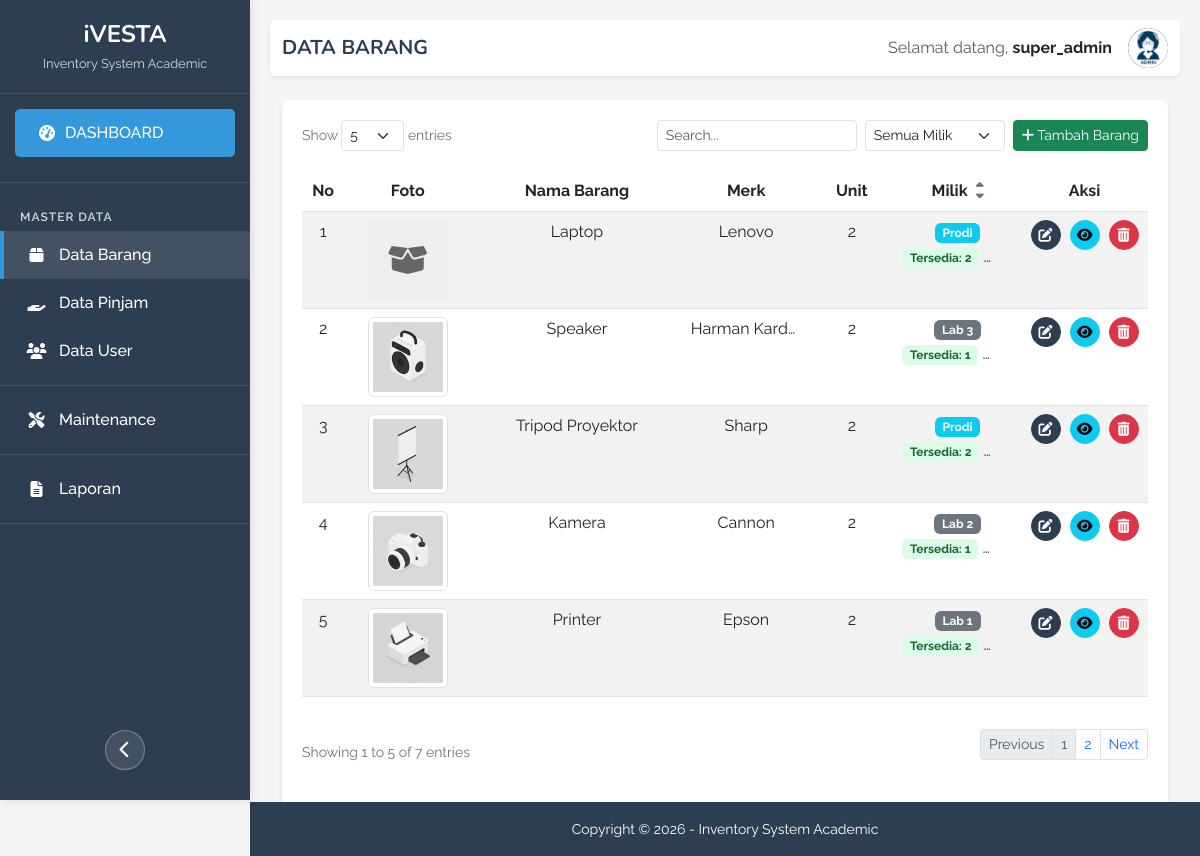
Page /admin/masterData/dataBarang.php (signed in) on the committed database.
### tables this page shows
CREATE TABLE `t_barang` (
  `id_barang` int(11) NOT NULL,
  `nama_barang` varchar(100) NOT NULL,
  `merk` varchar(50) NOT NULL,
  `unit` int(11) NOT NULL DEFAULT 1,
  `foto_barang` varchar(100) DEFAULT NULL,
  `tanggal_input` timestamp NOT NULL DEFAULT current_timestamp(),
  `milik` enum('Prodi','Lab','Lab 1','Lab 2','Lab 3') NOT NULL DEFAULT 'Prodi'
);

### admin/masterData/dataBarang.php (the view, shortened to what this page needs)
<?php
require "../../koneksi.php";
$entries_per_page = isset($_GET['entries']) ? (int) $_GET['entries'] : 5;
$current_page = isset($_GET['page']) ? (int) $_GET['page'] : 1;
$offset = ($current_page - 1) * $entries_per_page;
$search = isset($_GET['search']) ? mysqli_real_escape_string($conn, $_GET['search']) : '';
$search_condition = $search ? "WHERE nama_barang LIKE '%$search%' OR merk LIKE '%$search%'" : '';
$milik_filter = isset($_GET['milik']) ? mysqli_real_escape_string($conn, $_GET['milik']) : '';
$milik_condition = $milik_filter ? ($search_condition ? " AND " : "WHERE ") . "milik = '$milik_filter'" : '';
$combined_condition = $search_condition . $milik_condition;
$total_query = "SELECT COUNT(*) AS total FROM t_barang $combined_condition";
$total_result = mysqli_query($conn, $total_query);
$total_rows = mysqli_fetch_assoc($total_result)['total'];
$total_pages = ceil($total_rows / $entries_per_page);
$range = 2;
$start_page = max(1, $current_page - $range);
$end_page = min($total_pages, $current_page + $range);
$sort_column = isset($_GET['sort']) ? mysqli_real_escape_string($conn, $_GET['sort']) : 'id_barang';
$sort_order = isset($_GET['order']) ? mysqli_real_escape_string($conn, $_GET['order']) : 'DESC';
$sort_order = $sort_order === 'ASC' ? 'ASC' : 'DESC';
$query = "SELECT b.*,
             (SELECT COUNT(*) FROM t_barang_detail d
              WHERE d.id_barang = b.id_barang
              AND d.status = 'Tersedia'
              AND NOT EXISTS (
                  SELECT 1 FROM t_pinjam p
                  WHERE p.id_detail = d.id_detail
                  AND p.status_peminjaman IN ('Dipinjam', 'Menunggu Verifikasi', 'Dibooking')
              )) as tersedia,
             (SELECT COUNT(*) FROM t_barang_detail d
              WHERE d.id_barang = b.id_barang
              AND d.status = 'Dibooking') as dibooking,
             (SELECT COUNT(*) FROM t_barang_detail d WHERE d.id_barang = b.id_barang) as total
          FROM t_barang b
          $combined_condition ORDER BY $sort_column $sort_order LIMIT $offset, $entries_per_page";
$resultBarang = mysqli_query($conn, $query);
?>
<!DOCTYPE html>
<html lang="en">
<head>
    <link href="https://cdn.jsdelivr.net/npm/bootstrap@5.3.0/dist/css/bootstrap.min.css" rel="stylesheet">
    <link rel="stylesheet" href="https://cdnjs.cloudflare.com/ajax/libs/font-awesome/6.4.0/css/all.min.css">
    <link rel="stylesheet" href="../../assets/css/style.css">
</head>
<body>
    <div class="sidebar" id="sidebar">
        <div class="sidebar-header">
            <h4>iVESTA</h4>
            <p>Inventory System Academic</p>
        </div>
        <div class="sidebar-menu">
            <a href="/ivesta/admin/index.php" class="dashboard-btn">
                <i class="fas fa-tachometer-alt"></i>
                <span>DASHBOARD</span>
            </a>
            <div class="menu-divider"></div>
            <div class="menu-title">
                <span>MASTER DATA</span>
            </div>
            <a href="#" class="active">
                <i class="fas fa-box menu-icon"></i>
                <span>Data Barang</span>
            </a>
            <a href="dataPinjam.php">
                <i class="fas fa-hand-holding menu-icon"></i>
                <span>Data Pinjam</span>
            </a>
            <a href="dataUser.php">
                <i class="fas fa-users menu-icon"></i>
                <span>Data User</span>
            </a>
            <div class="menu-divider"></div>
            <a href="Maintenance.php">
                <i class="fas fa-tools menu-icon"></i>
                <span>Maintenance</span>
            </a>
            <div class="menu-divider"></div>
            <a href="Laporan.php">
                <i class="fas fa-file-alt menu-icon"></i>
                <span>Laporan</span>
            </a>
            <div class="menu-divider"></div>
            <div class="toggle-container">
                <button class="toggle-sidebar" id="toggleSidebar" title="Toggle Sidebar">
                    <i class="fas fa-chevron-left"></i>
                </button>
            </div>
        </div>
    </div>
    <div class="main-content" id="mainContent">
        <nav class="navbar navbar-expand-lg navbar-light bg-white mb-4 rounded shadow-sm">
            <div class="container-fluid">
                <span class="navbar-brand">DATA BARANG</span>
                <div class="d-flex align-items-center position-relative">
                    <div class="me-3">
                        <span class="text-muted">Selamat datang,</span>
                        <span class="fw-bold"><?= htmlspecialchars($_SESSION['fullName']) ?></span>
                    </div>
                    <div class="user-profile" id="userProfile"
                        style="overflow: hidden; border-radius: 50%; width: 40px; height: 40px; text-align: center; line-height: 40px; font-weight: bold; color: white; background: #6c757d; cursor: pointer;">
                        <?php
                        $foto = $_SESSION['fotoP'] ?? '';
                        $fotoPath = realpath(__DIR__ . '/../../assets/profiles/' . $foto);
                        if ($foto && file_exists($fotoPath) && is_file($fotoPath)) {
                            echo '<img src="../../assets/profiles/' . htmlspecialchars($foto) . '" alt="Foto Profil" style="width: 100%; height: 100%; object-fit: cover;">';
                        } else {
                            echo strtoupper(substr($_SESSION['fullName'], 0, 1));
                        }
                        ?>
                    </div>
                </div>
            </div>
        </nav>
        <div class="container-fluid">
            <div class="table-container">
                <div class="table-header">
                    <div class="entries-info">
                        Show
                        <select class="form-select form-select-sm d-inline-block w-auto" id="entriesPerPage">
                            <option value="5" <?= $entries_per_page == 5 ? 'selected' : '' ?>>5</option>
                        </select>
                        entries
                    </div>
                    <div class="d-flex">
                        <div class="search-box me-2">
                            <form method="get" class="d-flex" id="searchForm">
                                <input type="text" name="search" class="form-control form-control-sm"
                                    placeholder="Search..." value="<?= htmlspecialchars($search) ?>" id="searchInput"
                                    autocomplete="off">
                            </form>
                        </div>
                        <div class="filter-box me-2">
                            <select class="form-select form-select-sm filter-select" name="milik" id="milikFilter"
                                style="min-width: 140px;">
                                <option value="">Semua Milik</option>
                            </select>
                        </div>
                        <button class="btn btn-success btn-sm" data-bs-toggle="modal"
                            data-bs-target="#tambahBarangModal">
                            <i class="fas fa-plus"></i> Tambah Barang
                        </button>
                    </div>
                </div>
                <div class="table-responsive">
                    <table class="table table-striped table-hover table-fixed">
                        <thead>
                            <tr>
                                <th style="width: 5%" class="text-center">No</th>
                                <th style="width: 15%" class="text-center">Foto</th>
                                <th style="width: 25%" class="text-center">Nama Barang</th>
                                <th style="width: 15%" class="text-center">Merk</th>
                                <th style="width: 10%" class="text-center">Unit</th>
                                <th style="width: 15%" class="text-center">
                                    <div class="d-flex align-items-center justify-content-center">
                                        Milik
                                        <div class="sort-arrows ms-2" data-column="milik">
                                            <i class="fas fa-caret-up sort-asc" title="Sort Ascending"></i>
                                            <i class="fas fa-caret-down sort-desc" title="Sort Descending"></i>
                                        </div>
                                    </div>
                                </th>
                                <th style="width: 15%" class="text-center">Aksi</th>
                            </tr>
                        </thead>
                        <tbody>
                            <?php if (mysqli_num_rows($resultBarang) > 0): ?>
                                <?php
                                $no = $offset + 1;
                                while ($row = mysqli_fetch_assoc($resultBarang)):
                                    $tersedia = $row['tersedia'] ?? 0;
                                    $total = $row['total'] ?? 0;
                                    ?>
                                    <tr>
                                        <td class="text-center"><?= $no ?></td>
                                        <td class="text-center">
                                            <?php if (!empty($row['foto_barang'])): ?>
                                                <img src="../../assets/barang/<?= htmlspecialchars($row['foto_barang']) ?>"
                                                    alt="Foto Barang" class="img-thumbnail mx-auto d-block"
                                                    style="width:80px;height:80px;object-fit:cover;">
                                            <?php else: ?>
                                                <div class="mx-auto"
                                                    style="width:80px;height:80px;border-radius:4px;background:#eee;display:flex;align-items:center;justify-content:center;color:#666;">
                                                    <i class="fas fa-box-open fa-2x"></i>
                                                </div>
                                            <?php endif; ?>
                                        </td>
                                        <td class="text-center"><?= htmlspecialchars($row['nama_barang']) ?></td>
                                        <td class="text-center"><?= htmlspecialchars($row['merk']) ?></td>
                                        <td class="text-center"><?= htmlspecialchars($row['unit']) ?></td>
                                        <td class="text-center">
                                            <?php
                                            $badgeClass = $row['milik'] === 'Prodi' ? 'bg-info' : 'bg-secondary';
                                            ?>
                                            <span class="badge <?= $badgeClass ?>">
                                                <?= htmlspecialchars($row['milik']) ?>
                                            </span>
                                            <br>
                                            <span class="badge bg-success mt-1">Tersedia: <?= $tersedia ?></span>
                                            <span class="badge bg-secondary mt-1">Total: <?= $total ?></span>
                                        </td>
                                        <td class="text-center">
                                            <div class="action-buttons justify-content-center">
                                                <button class="btn btn-primary btn-sm btn-action me-1" title="Edit"
                                                    data-bs-toggle="modal" data-bs-target="#editBarangModal"
                                                    data-id="<?= $row['id_barang'] ?>">
                                                    <i class="fas fa-edit"></i>
                                                </button>
                                                <button class="btn btn-info btn-sm btn-action me-1" title="Detail"
                                                    data-bs-toggle="modal" data-bs-target="#detailBarangModal"
                                                    data-id="<?= $row['id_barang'] ?>">
                                                    <i class="fas fa-eye"></i>
                                                </button>
                                                <a href="?delete=<?= $row['id_barang'] ?>"
                                                    class="btn btn-danger btn-sm btn-action" title="Hapus"
                                                    onclick="return confirm('Apakah Anda yakin ingin menghapus barang ini?')">
                                                    <i class="fas fa-trash-alt"></i>
                                                </a>
                                            </div>
                                        </td>
                                    </tr>
                                    <?php
                                    $no++;
                                endwhile;
                            else:
                                ?>
                                <tr>
                                    <td colspan="7" class="text-center py-4">Tidak ada data barang</td>
                                </tr>
                            <?php endif; ?>
                        </tbody>
                    </table>
                </div>
                <div class="table-footer d-flex justify-content-between align-items-center mt-3">
                    <div class="entries-info">
                        Showing <?= $offset + 1 ?> to <?= min($offset + $entries_per_page, $total_rows) ?> of
                        <?= $total_rows ?> entries
                    </div>
                    <nav>
                        <ul class="pagination pagination-sm">
                            <li class="page-item <?= $current_page <= 1 ? 'disabled' : '' ?>">
                                <a class="page-link"
                                    href="?page=<?= $current_page - 1 ?>&search=<?= urlencode($search) ?>&milik=<?= urlencode($milik_filter) ?>&entries=<?= $entries_per_page ?>">Previous</a>
                            </li>
                            <?php for ($i = $start_page; $i <= $end_page; $i++): ?>
                                <li class="page-item <?= $i == $current_page ? 'disabled' : '' ?>">
                                    <a class="page-link"
                                        href="?page=<?= $i ?>&search=<?= urlencode($search) ?>&milik=<?= urlencode($milik_filter) ?>&entries=<?= $entries_per_page ?>"><?= $i ?></a>
                                </li>
                            <?php endfor; ?>
                            <li class="page-item <?= $current_page >= $total_pages ? 'disabled' : '' ?>">
                                <a class="page-link"
                                    href="?page=<?= $current_page + 1 ?>&search=<?= urlencode($search) ?>&milik=<?= urlencode($milik_filter) ?>&entries=<?= $entries_per_page ?>">Next</a>
                            </li>
                        </ul>
                    </nav>
                </div>
            </div>
        </div>
    </div>
    <div class="footer" id="footer">
        <small>Copyright &copy; <?= date('Y'); ?> - Inventory System Academic</small>
    </div>
</body>
</html>

### rows in the picture
t_barang: nama_barang "Laptop", merk "Lenovo", unit "2", milik "Prodi", tersedia "2"
t_barang: foto_barang (picture), nama_barang "Speaker", merk "Harman Kard…", unit "2", milik "Lab 3", tersedia "1"
t_barang: foto_barang (picture), nama_barang "Tripod Proyektor", merk "Sharp", unit "2", milik "Prodi", tersedia "2"
t_barang: foto_barang (picture), nama_barang "Kamera", merk "Cannon", unit "2", milik "Lab 2", tersedia "1"
t_barang: foto_barang (picture), nama_barang "Printer", merk "Epson", unit "2", milik "Lab 1", tersedia "2"

### other values in the picture
$_SESSION['fullName'] "super_admin"
$offset + 1 "1"
min($offset + $entries_per_page, $total_rows) "5"
$total_rows "7"
